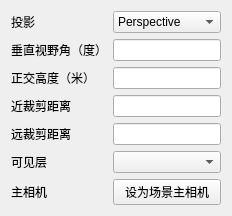
<?xml version="1.0" encoding="UTF-8"?>
<ui version="4.0"><class>CameraComponentEditorForm</class><widget class="QWidget" name="CameraComponentEditorForm"><layout class="QFormLayout" name="formLayout"><property name="fieldGrowthPolicy"><enum>QFormLayout::AllNonFixedFieldsGrow</enum></property><item row="0" column="0"><widget class="QLabel" name="label0"><property name="text"><string>投影</string></property></widget></item><item row="0" column="1"><widget class="QComboBox" name="cameraProjectionCombo"><item><property name="text"><string>Perspective</string></property></item><item><property name="text"><string>Orthographic</string></property></item></widget></item>
<item row="1" column="0"><widget class="QLabel" name="label1"><property name="text"><string>垂直视野角（度）</string></property></widget></item><item row="1" column="1"><widget class="QLineEdit" name="cameraFovEdit"><property name="placeholderText"><string></string></property></widget></item>
<item row="2" column="0"><widget class="QLabel" name="label2"><property name="text"><string>正交高度（米）</string></property></widget></item><item row="2" column="1"><widget class="QLineEdit" name="cameraOrthoHeightEdit"><property name="placeholderText"><string></string></property></widget></item>
<item row="3" column="0"><widget class="QLabel" name="label3"><property name="text"><string>近裁剪距离</string></property></widget></item><item row="3" column="1"><widget class="QLineEdit" name="cameraNearEdit"><property name="placeholderText"><string></string></property></widget></item>
<item row="4" column="0"><widget class="QLabel" name="label4"><property name="text"><string>远裁剪距离</string></property></widget></item><item row="4" column="1"><widget class="QLineEdit" name="cameraFarEdit"><property name="placeholderText"><string></string></property></widget></item>
<item row="5" column="0"><widget class="QLabel" name="label5"><property name="text"><string>可见层</string></property></widget></item><item row="5" column="1"><widget class="LayerMaskCombo" name="cameraMaskCombo"><property name="sizePolicy"><sizepolicy hsizetype="Ignored" vsizetype="Fixed"><horstretch>1</horstretch><verstretch>0</verstretch></sizepolicy></property></widget></item>
<item row="6" column="0"><widget class="QLabel" name="label6"><property name="text"><string>主相机</string></property></widget></item><item row="6" column="1"><widget class="QPushButton" name="setMainCameraButton"><property name="text"><string>设为场景主相机</string></property></widget></item></layout></widget><customwidgets><customwidget><class>LayerMaskCombo</class><extends>QComboBox</extends><header>LayerMaskCombo.h</header></customwidget></customwidgets><resources/><connections/></ui>
